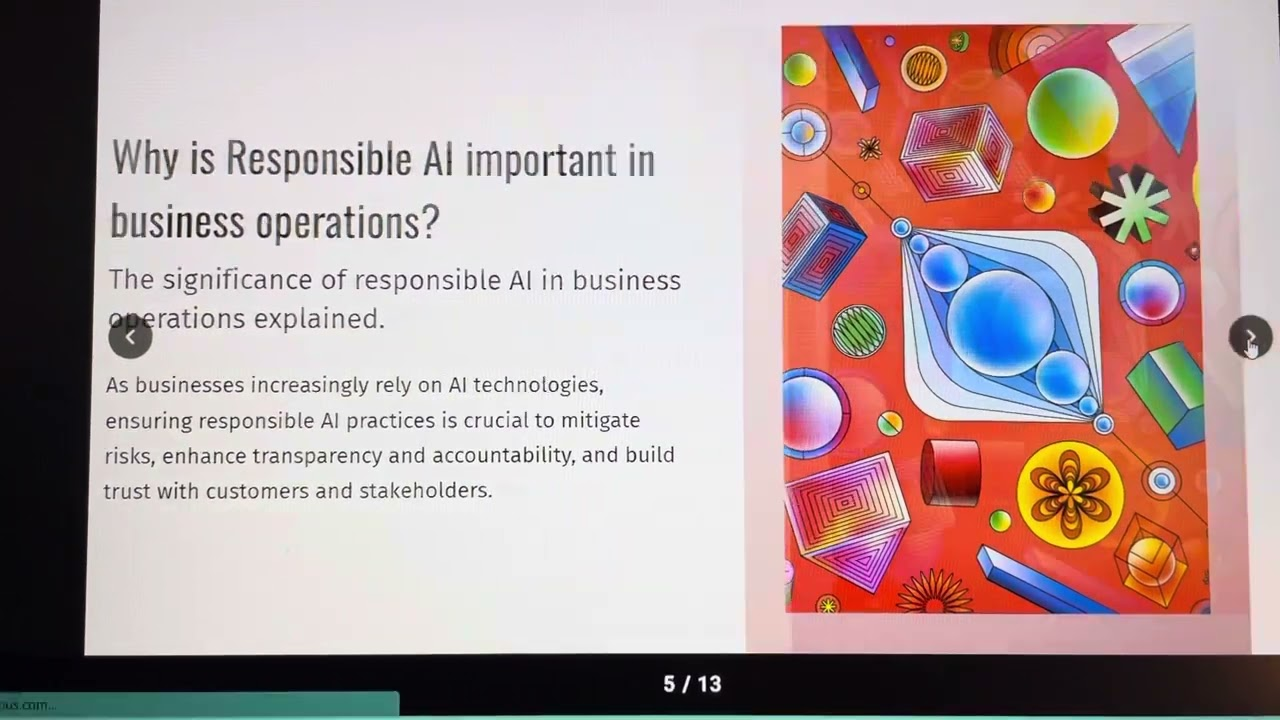
#> input picture uploads/SSS_Image_test.jpg, 1280 x 720 px
$ python -i image_text.py   (imports and definitions only)
#> lines starting #> are read from the running program, lines starting #| are printed output that depends on the picture; after the words box and inside, x2 and y2 are one past the last pixel; in counts of white or black regions, pixels touching at a corner belong together
import cv2
import pytesseract
import re

class Image_text_ocr:
    # Funciton to perform OCR for images
    def image_text(self, filepath):
#> called with filepath = '../uploads/SSS_Image_test.jpg'
        pytesseract.tesseract_cmd = r'C:\\Program Files\\Tesseract-OCR\\tesseract.exe'
        image = cv2.imread(filepath)
#> image is the input picture: shape (720, 1280, 3); mean B, G, R 157, 157.6, 180
        gray = cv2.cvtColor(image, cv2.COLOR_BGR2GRAY)
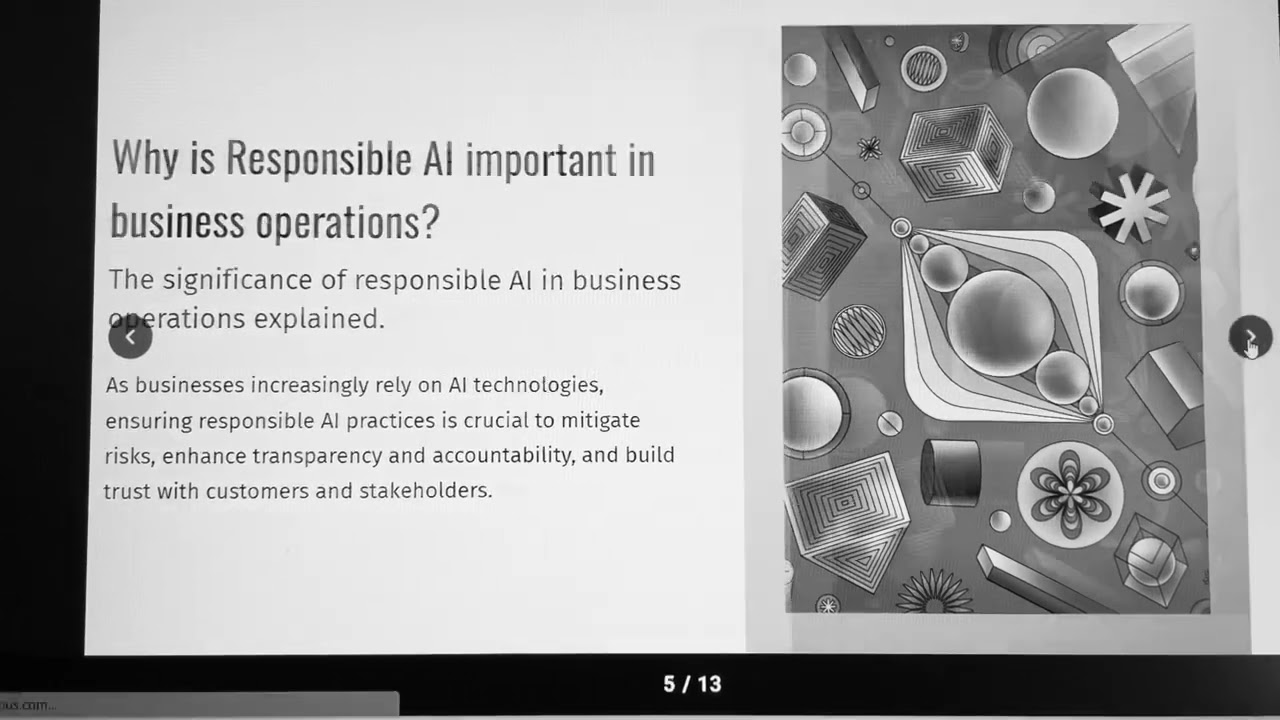
#> gray: shape (720, 1280); min 1, max 255, mean 164.2

        # Increase contrast using histogram equalization
        enhanced = cv2.equalizeHist(gray)
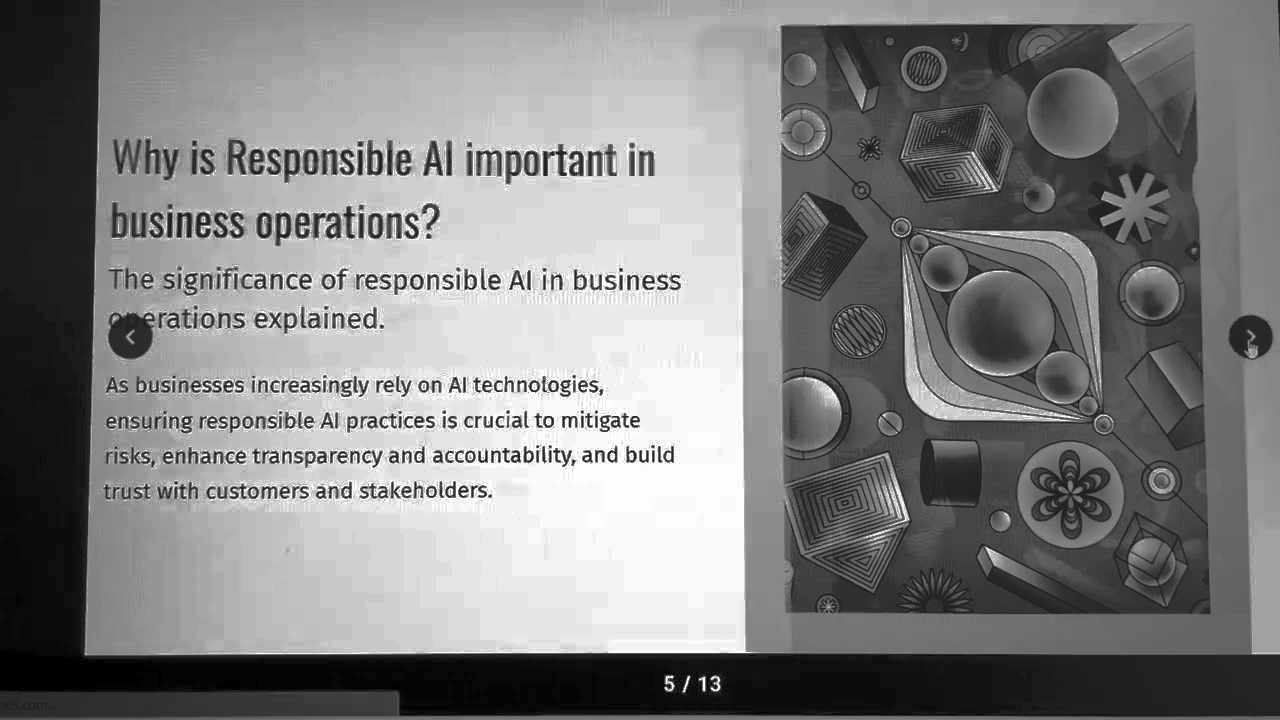
#> enhanced: shape (720, 1280); min 0, max 255, mean 129

        # Code to reduce background noise
        blurred = cv2.GaussianBlur(enhanced, (5, 5), 0)

        # Apply thresholding
        _, binary = cv2.threshold(blurred, 0, 255, cv2.THRESH_BINARY + cv2.THRESH_OTSU)
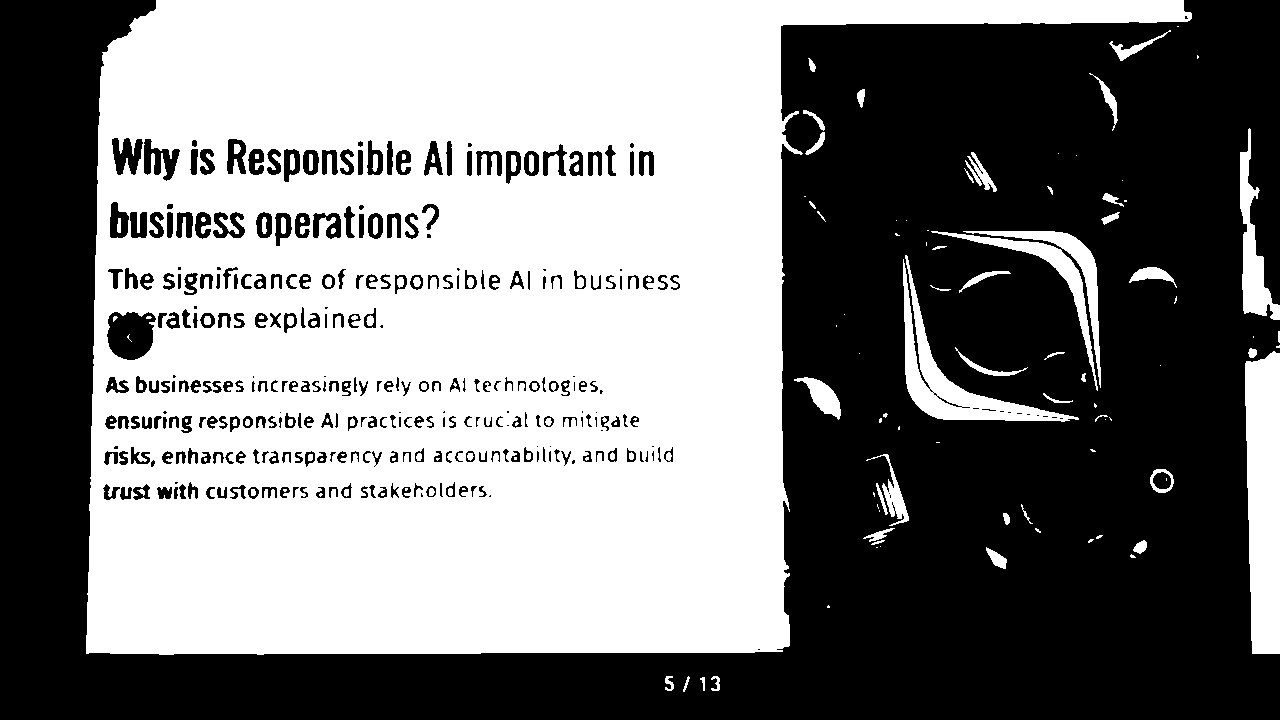
#> binary: shape (720, 1280); 49.7% white; 176 white regions (81 under 20 px), largest, box (x1, y1, x2, y2) and area: (86, 0, 1192, 655) 427283, (1245, 351, 1280, 654) 9448, (903, 255, 1079, 422) 5585

        # Perform OCR
#> (the run stopped early here; a loop or call above may not have finished)

$ run again, on uploads/image3.png
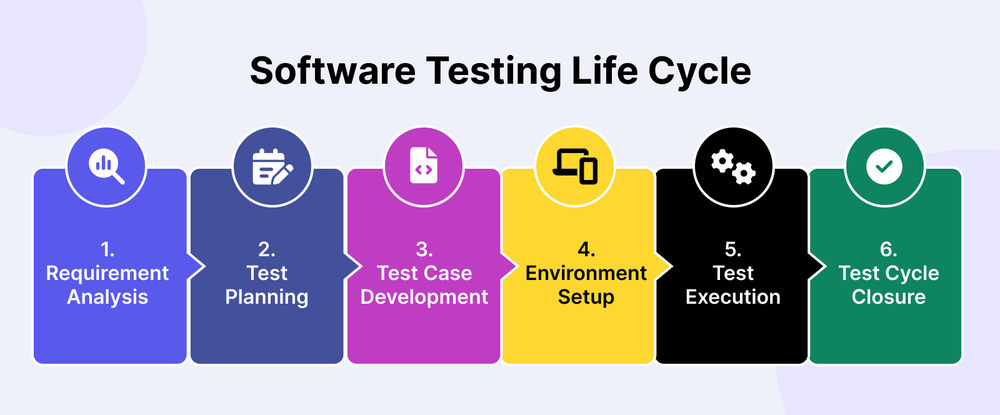
#> input picture uploads/image3.png, 1000 x 415 px, shrunk from 1600 x 664 before the run
#> in image_text, image is the input picture: shape (415, 1000, 3); mean B, G, R 190.5, 173.2, 175.6
#> in image_text, `blurred = cv2.GaussianBlur(enhanced, (5, 5), 0)`:
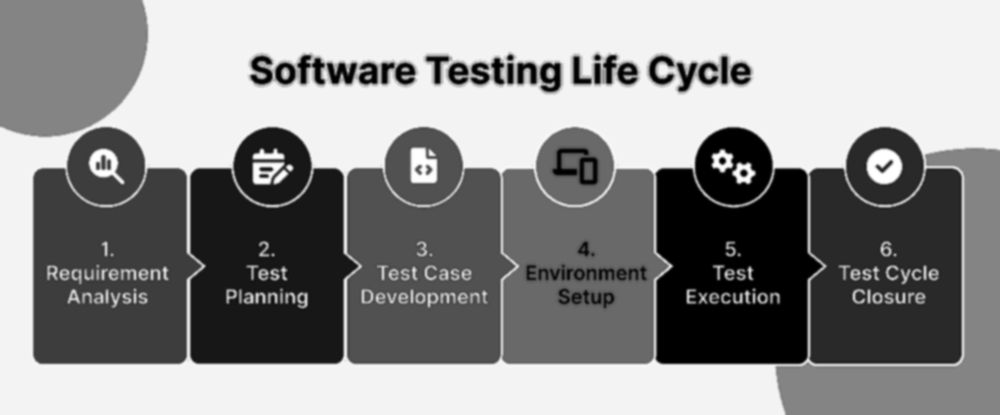
#> blurred: shape (415, 1000); min 0, max 255, mean 143.2
#> in image_text, `_, binary = cv2.threshold(blurred, 0, 255, cv2.THRESH_BINARY + cv2.THR..`:
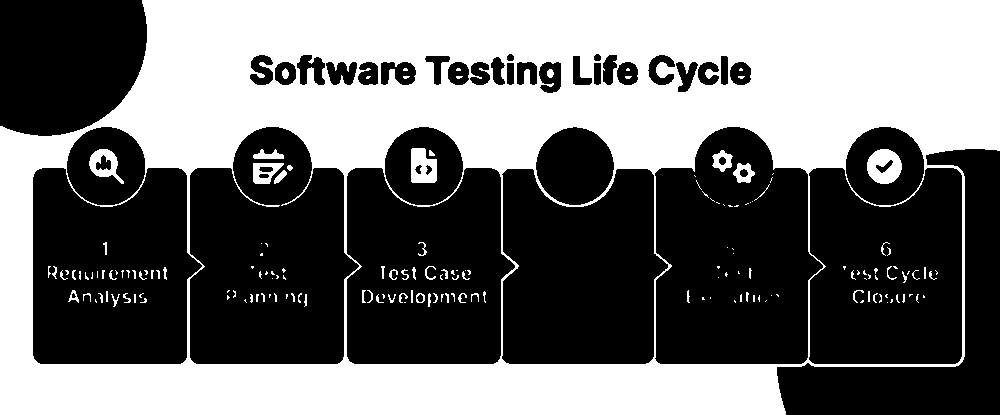
#> binary: shape (415, 1000); 44.2% white; 172 white regions (105 under 20 px), largest, box (x1, y1, x2, y2) and area: (0, 0, 1000, 415) 177354, (867, 149, 902, 184) 876, (411, 148, 437, 183) 712
